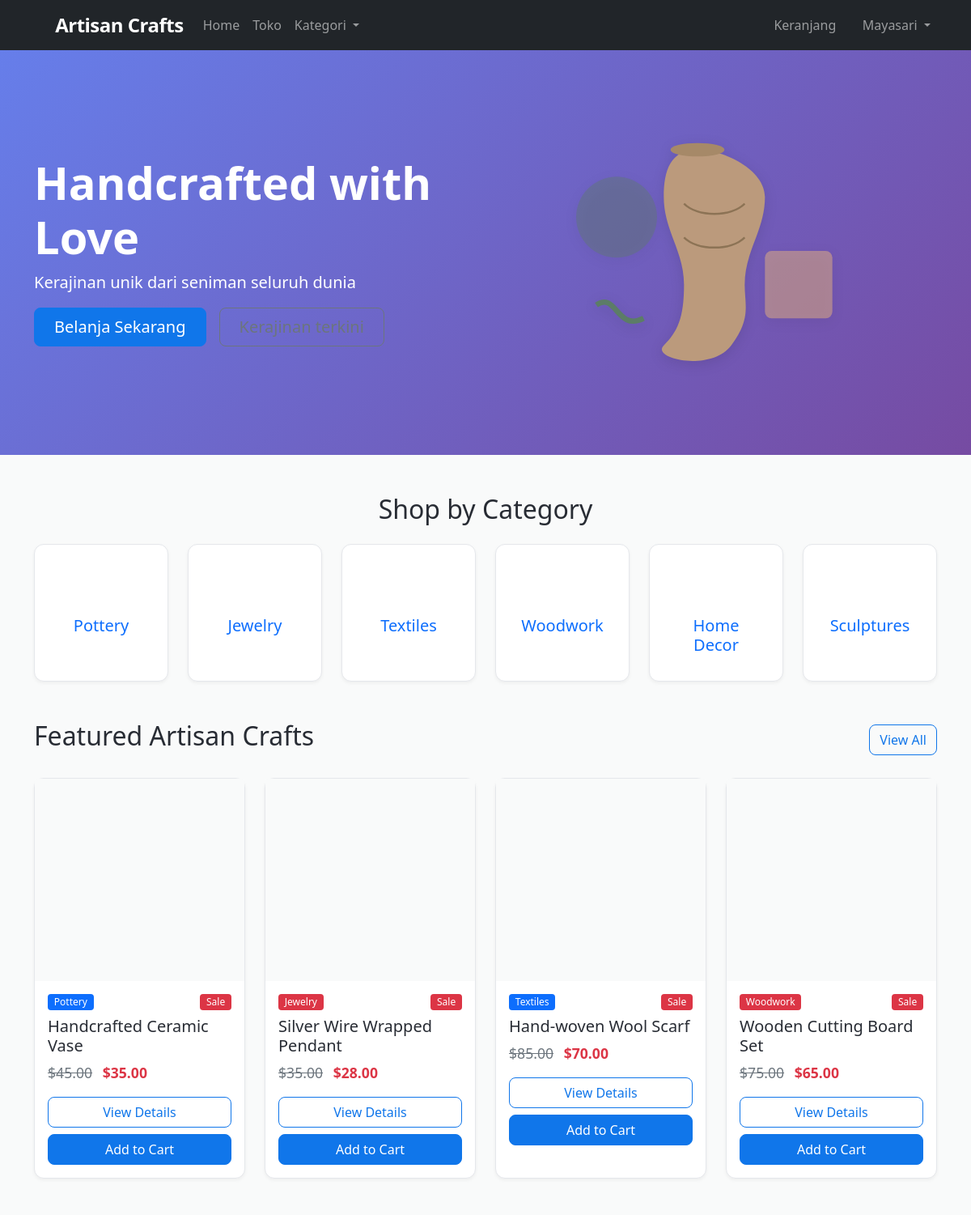
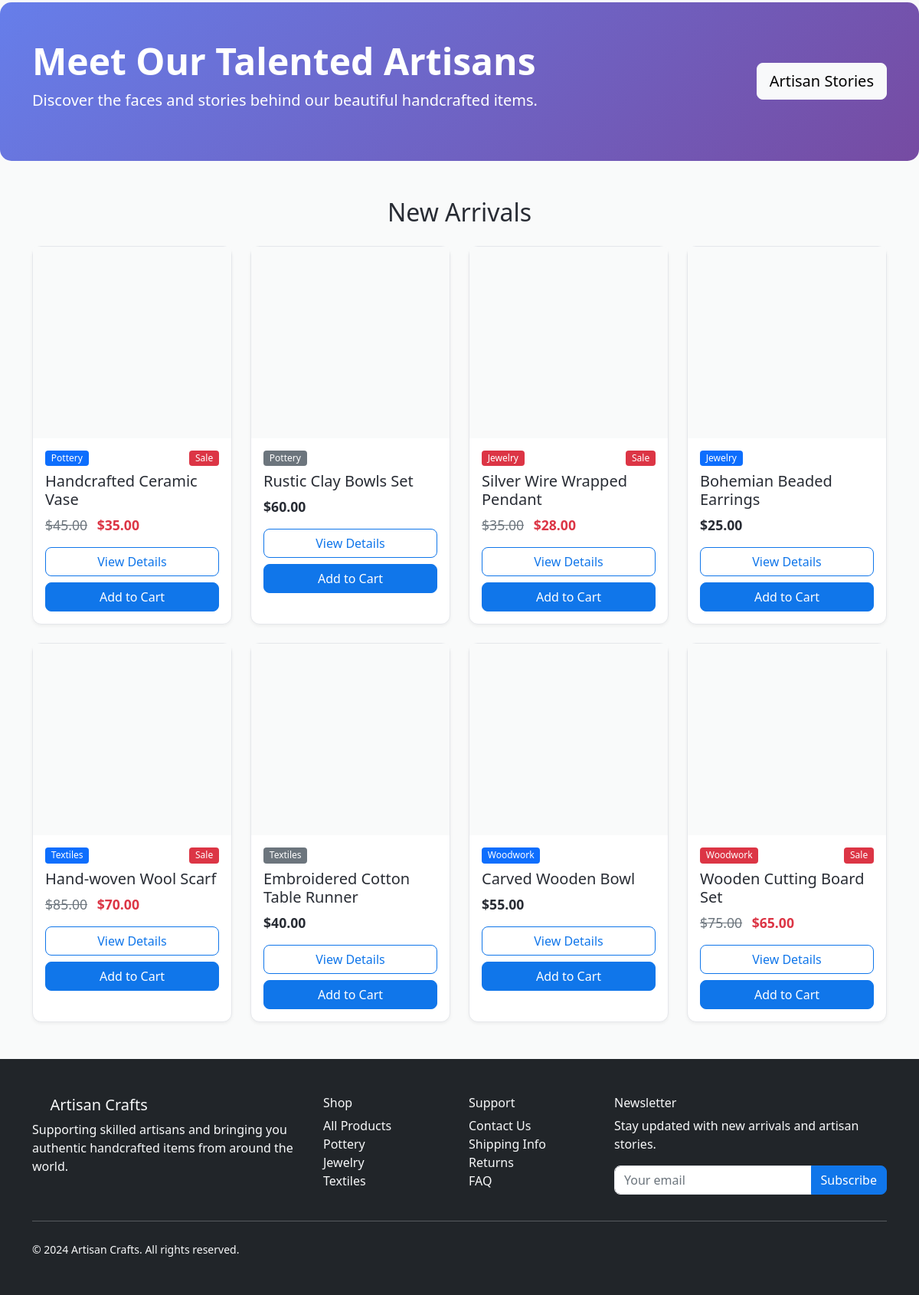
The app's page / (signed in) with its own data (2 pictures, top to bottom).
### models.py (models this page shows, shortened)
class Category(db.Model):
    id = db.Column(db.Integer, primary_key=True)
    code = db.Column(db.String(2), unique=True, nullable=False)
    name = db.Column(db.String(100), nullable=False)
    items = db.relationship('Item', backref='category', lazy=True)

class Item(db.Model):
    id = db.Column(db.Integer, primary_key=True)
    title = db.Column(db.String(200), nullable=False)
    slug = db.Column(db.String(200), unique=True, nullable=False)
    description = db.Column(db.Text, nullable=False)
    price = db.Column(db.Numeric(10, 2), nullable=False)
    discount_price = db.Column(db.Numeric(10, 2), nullable=True)
    image_url = db.Column(db.String(500), nullable=True)
    category_id = db.Column(db.Integer, db.ForeignKey('category.id'), nullable=False)
    label = db.Column(db.String(1), default='P')  # P=Primary, S=Secondary, D=Danger
    date_added = db.Column(db.DateTime, default=datetime.utcnow)
    order_items = db.relationship('OrderItem', backref='item', lazy=True)
    def get_absolute_url(self):
        return f'/product/{self.slug}'
    def get_add_to_cart_url(self):
        return f'/add-to-cart/{self.slug}'
    def get_label_display(self):
        if self.label == 'P':
            return 'primary'
        elif self.label == 'S':
            return 'secondary'
        elif self.label == 'D':
            return 'danger'
        return 'primary'

### core/routes.py (the view)
@bp.route('/')
def home():
    featured_items = Item.query.filter(Item.discount_price.isnot(None)).limit(4).all()
    latest_items = Item.query.order_by(Item.date_added.desc()).limit(8).all()
    categories = Category.query.all()
    return render_template('home.html',
                         featured_items=featured_items,
                         latest_items=latest_items,
                         categories=categories)

### core/routes.py (called while the page is built, shortened)
def get_or_create_order():
    if 'user_id' in session:
        order = Order.query.filter_by(user_id=session['user_id'], ordered=False).first()
        if not order:
            order = Order(user_id=session['user_id'])
            db.session.add(order)
            db.session.commit()
    return order

@bp.app_context_processor
def inject_cart_count():
    try:
        order = get_or_create_order()
        cart_count = order.get_item_count() if order else 0
    except:
        cart_count = 0
    return dict(cart_count=cart_count)

### models.py (called while the page is built)
    def get_item_count(self):
        return sum(item.quantity for item in self.items)

### templates/home.html (shortened to what this page needs)
{% extends 'base.html' %}
{% block content %}
<div class="hero-section">
    <div class="hero-carousel carousel slide" data-bs-ride="carousel">
        <div class="carousel-inner">
            <div class="carousel-item active">
                <div class="container">
                    <div class="row align-items-center py-5">
                        <div class="col-md-6 text-md-start text-center">
                            <h1 class="display-4 fw-bold">Handcrafted with Love</h1>
                            <p class="lead">Kerajinan unik dari seniman seluruh dunia</p>
                            <div class="d-grid gap-2 d-md-flex justify-content-md-start justify-content-center">
                                <a href="{{ url_for('core.products') }}" class="btn btn-primary btn-lg px-4 me-md-2">Belanja Sekarang</a>
                                <a href="#featured" class="btn btn-outline-secondary btn-lg px-4">Kerajinan terkini</a>
                            </div>
                        </div>
                        <div class="col-md-6 d-none d-md-block">
                            <div class="hero-image">
                            </div>
                        </div>
                    </div>
                </div>
            </div>
        </div>
    </div>
</div>
<div class="container mt-5">
    <h2 class="text-center mb-4">Shop by Category</h2>
    <div class="row g-4">
        {% for category in categories %}
        <div class="col-6 col-md-4 col-lg-2">
            <a href="{{ url_for('core.products', category=category.code) }}" class="text-decoration-none">
                <div class="card category-card h-100 text-center">
                    <div class="card-body">
                        {% if category.code == 'PT' %}
                            <i class="fas fa-mortar-pestle fa-3x mb-3"></i>
                        {% elif category.code == 'JW' %}
                            <i class="fas fa-gem fa-3x mb-3"></i>
                        {% elif category.code == 'TX' %}
                            <i class="fas fa-tshirt fa-3x mb-3"></i>
                        {% elif category.code == 'WD' %}
                            <i class="fas fa-tree fa-3x mb-3"></i>
                        {% elif category.code == 'HM' %}
                            <i class="fas fa-home fa-3x mb-3"></i>
                        {% elif category.code == 'SC' %}
                            <i class="fas fa-monument fa-3x mb-3"></i>
                        {% endif %}
                        <h5 class="card-title">{{ category.name }}</h5>
                    </div>
                </div>
            </a>
        </div>
        {% endfor %}
    </div>
</div>
<div class="container mt-5" id="featured">
    <div class="d-flex justify-content-between align-items-center mb-4">
        <h2>Featured Artisan Crafts</h2>
        <a href="{{ url_for('core.products') }}" class="btn btn-outline-primary">View All</a>
    </div>
    <div class="row g-4">
        {% for item in featured_items %}
        <div class="col-md-6 col-lg-3">
            <div class="card product-card h-100">
                {% if item.image_url %}
                <img src="{{ item.image_url }}" class="card-img-top" alt="{{ item.title }}">
                {% else %}
                <div class="card-img-top product-placeholder">
                    <i class="fas fa-image fa-3x text-muted"></i>
                </div>
                {% endif %}
                <div class="card-body">
                    <div class="d-flex justify-content-between mb-2">
                        <span class="badge bg-{{ item.get_label_display() }}">
                            {{ item.category.name }}
                        </span>
                        {% if item.discount_price %}
                        <span class="badge bg-danger">Sale</span>
                        {% endif %}
                    </div>
                    <h5 class="card-title">{{ item.title }}</h5>
                    <div class="product-price mb-3">
                        {% if item.discount_price %}
                        <span class="text-muted text-decoration-line-through me-2">${{ item.price }}</span>
                        <span class="fw-bold text-danger">${{ item.discount_price }}</span>
                        {% else %}
                        <span class="fw-bold">${{ item.price }}</span>
                        {% endif %}
                    </div>
                    <div class="d-grid gap-2">
                        <a href="{{ item.get_absolute_url() }}" class="btn btn-outline-primary">View Details</a>
                        <a href="{{ item.get_add_to_cart_url() }}" class="btn btn-primary">Add to Cart</a>
                    </div>
                </div>
            </div>
        </div>
        {% else %}
        <div class="col-12">
            <div class="alert alert-info text-center">
                No featured products available at the moment.
            </div>
        </div>
        {% endfor %}
    </div>
</div>
<div class="promo-banner my-5 py-5 text-white">
    <div class="container">
        <div class="row align-items-center">
            <div class="col-md-8">
                <h2 class="display-5 fw-bold">Meet Our Talented Artisans</h2>
                <p class="lead">Discover the faces and stories behind our beautiful handcrafted items.</p>
            </div>
            <div class="col-md-4 text-md-end text-center mt-3 mt-md-0">
                <a href="#" class="btn btn-light btn-lg">Artisan Stories</a>
            </div>
        </div>
    </div>
</div>
<div class="container mt-5">
    <h2 class="text-center mb-4">New Arrivals</h2>
    <div class="row g-4">
        {% for item in latest_items[:8] %}
        <div class="col-md-6 col-lg-3">
            <div class="card product-card h-100">
                {% if item.image_url %}
                <img src="{{ item.image_url }}" class="card-img-top" alt="{{ item.title }}">
                {% else %}
                <div class="card-img-top product-placeholder">
                    <i class="fas fa-image fa-3x text-muted"></i>
                </div>
                {% endif %}
                <div class="card-body">
                    <div class="d-flex justify-content-between mb-2">
                        <span class="badge bg-{{ item.get_label_display() }}">
                            {{ item.category.name }}
                        </span>
                        {% if item.discount_price %}
                        <span class="badge bg-danger">Sale</span>
                        {% endif %}
                    </div>
                    <h5 class="card-title">{{ item.title }}</h5>
                    <div class="product-price mb-3">
                        {% if item.discount_price %}
                        <span class="text-muted text-decoration-line-through me-2">${{ item.price }}</span>
                        <span class="fw-bold text-danger">${{ item.discount_price }}</span>
                        {% else %}
                        <span class="fw-bold">${{ item.price }}</span>
                        {% endif %}
                    </div>
                    <div class="d-grid gap-2">
                        <a href="{{ item.get_absolute_url() }}" class="btn btn-outline-primary">View Details</a>
                        <a href="{{ item.get_add_to_cart_url() }}" class="btn btn-primary">Add to Cart</a>
                    </div>
                </div>
            </div>
        </div>
        {% endfor %}
    </div>
</div>
{% endblock %}

### static/css/style.css (style rules this page uses)
:root { --primary-color: 212 87% 49%; --secondary-color: 30 70% 70%; --accent-color: 92 40% 40%; --background: 210 11% 98%; --card-background: 0 0% 100%; --text-primary: 220 13% 18%; --text-secondary: 220 9% 46%; --border-color: 220 13% 91%; }
body { font-family: 'Segoe UI', Tahoma, Geneva, Verdana, sans-serif; background-color: hsl(var(--background)); color: hsl(var(--text-primary)); }
.hero-section { background: linear-gradient(135deg, #667eea 0%, #764ba2 100%); color: white; min-height: 500px; }
.hero-image svg { max-width: 100%; height: auto; filter: drop-shadow(0 4px 8px rgba(0,0,0,0.1)); }
.product-card { transition: transform 0.3s ease, box-shadow 0.3s ease; border: 1px solid hsl(var(--border-color)); background-color: hsl(var(--card-background)); }
.product-card .card-img-top { height: 250px; object-fit: cover; background-color: hsl(var(--background)); }
.product-placeholder { height: 250px; background-color: hsl(var(--background)); display: flex; align-items: center; justify-content: center; color: hsl(var(--text-secondary)); }
.product-price { font-size: 1.1rem; }
.category-card { transition: transform 0.3s ease, box-shadow 0.3s ease; border: 1px solid hsl(var(--border-color)); background-color: hsl(var(--card-background)); }
.category-card .card-body { padding: 1.5rem; }
.category-card .fa-3x { color: hsl(var(--primary-color)); }
.promo-banner { background: linear-gradient(135deg, #667eea 0%, #764ba2 100%); border-radius: 15px; margin: 3rem 0; }
.btn { border-radius: 8px; font-weight: 500; transition: all 0.3s ease; }
.btn-primary { background-color: hsl(var(--primary-color)); border-color: hsl(var(--primary-color)); }
.btn-outline-primary { color: hsl(var(--primary-color)); border-color: hsl(var(--primary-color)); }
.card { border: 1px solid hsl(var(--border-color)); border-radius: 12px; background-color: hsl(var(--card-background)); box-shadow: 0 2px 4px rgba(0,0,0,0.05); }
.badge { font-size: 0.75rem; font-weight: 500; }
.product-card, .category-card { animation: fadeIn 0.6s ease-out; }

### records on screen
Category: code "PT" (drawn), name "Pottery"
Category: code "JW" (drawn), name "Jewelry"
Category: code "TX" (drawn), name "Textiles"
Category: code "WD" (drawn), name "Woodwork"
Category: code "HM" (drawn), name "Home Decor"
Category: code "SC" (drawn), name "Sculptures"
Item: category.name "Pottery", shows "Sale", title "Handcrafted Ceramic Vase", price "45.00", discount_price "35.00"
Item: category.name "Jewelry", shows "Sale", title "Silver Wire Wrapped Pendant", price "35.00", discount_price "28.00"
Item: category.name "Textiles", shows "Sale", title "Hand-woven Wool Scarf", price "85.00", discount_price "70.00"
Item: category.name "Woodwork", shows "Sale", title "Wooden Cutting Board Set", price "75.00", discount_price "65.00"
Item: category.name "Pottery", title "Rustic Clay Bowls Set", price "60.00"
Item: category.name "Jewelry", title "Bohemian Beaded Earrings", price "25.00"
Item: category.name "Textiles", title "Embroidered Cotton Table Runner", price "40.00"
Item: category.name "Woodwork", title "Carved Wooden Bowl", price "55.00"

### other values on screen
{{ session.username }} "Mayasari"
